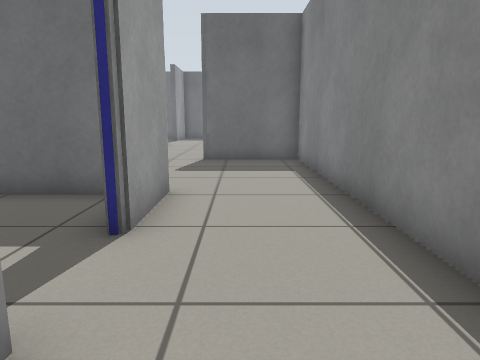
[1] (above)

22 first-person views from a walk through a world built for the Gazebo simulator. The camera is 0.72 m above the floor, tilts 10° down and sees 70° across. The floor is counted in squares, 0.5 m on a side. Each view is taken from the middle of a square. On the plan, view 1 faces up. The plan holds only what a view shows up to about 15 squares ahead; the rest is blank. The robots in the file are not drawn. Some stock models are drawn as simple stand-ins.

[2]
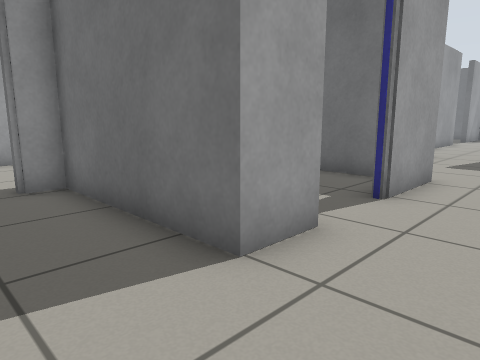

[3]
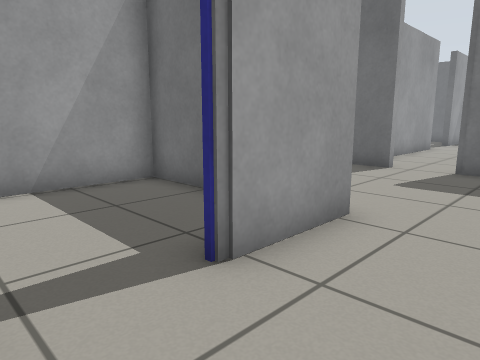

[4]
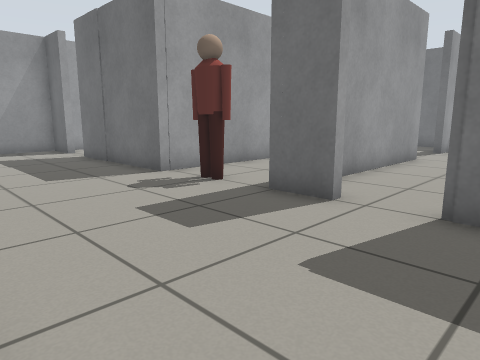

[5]
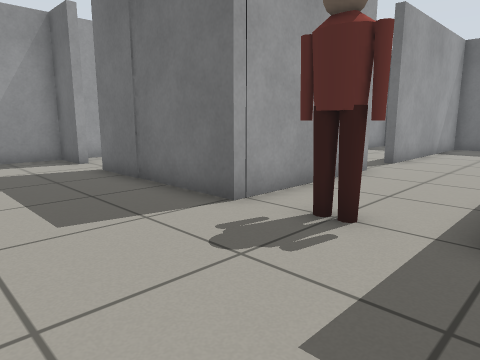

[6]
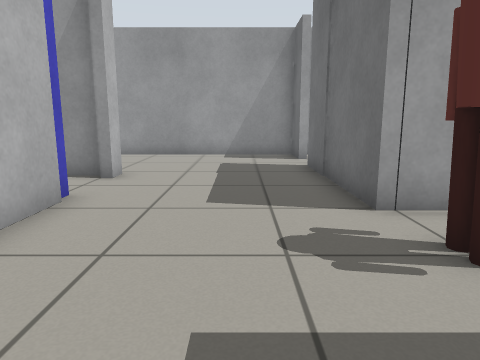

[7]
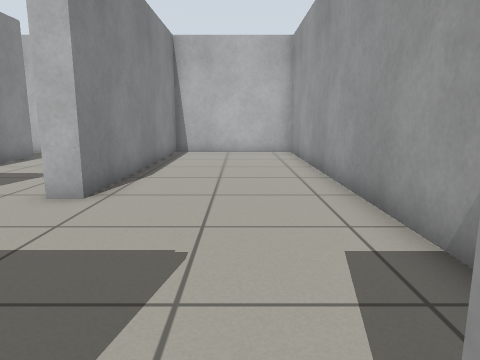

[8]
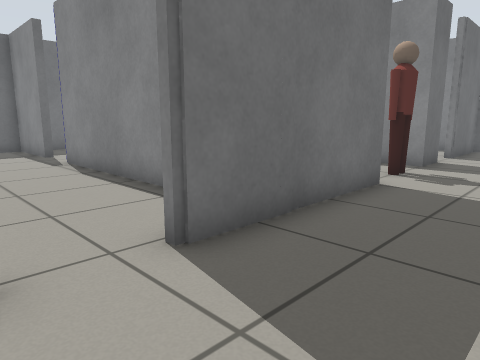

[9]
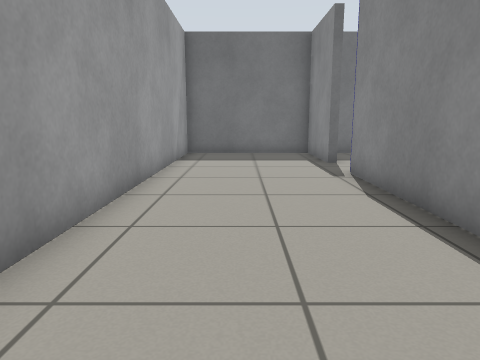

[10]
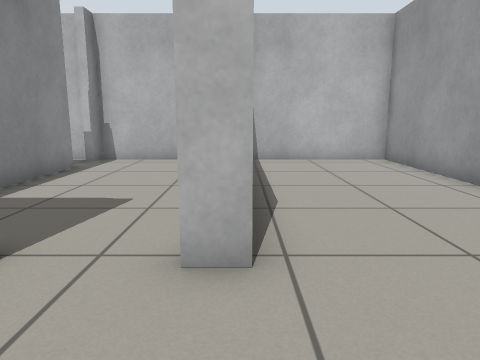

[11]
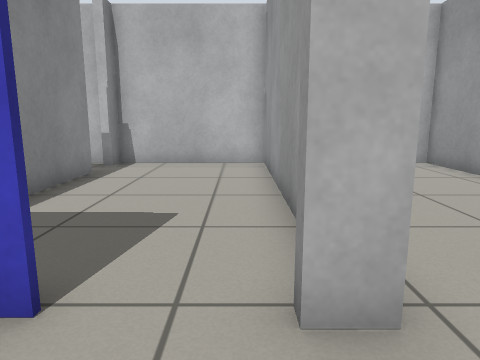

[12]
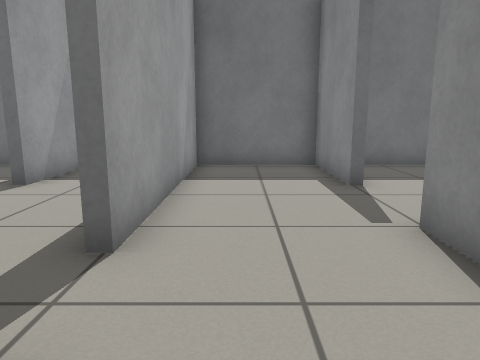

[13]
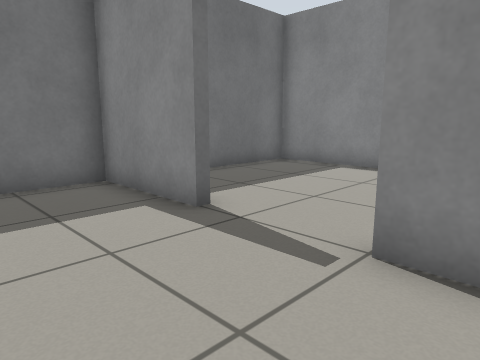

[14]
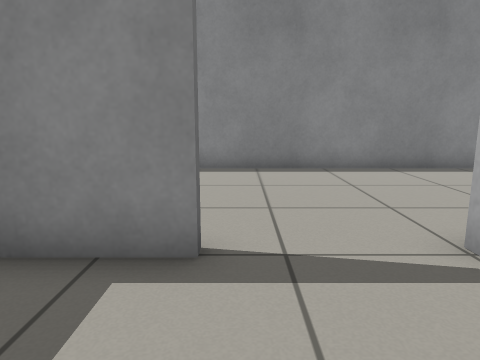

[15]
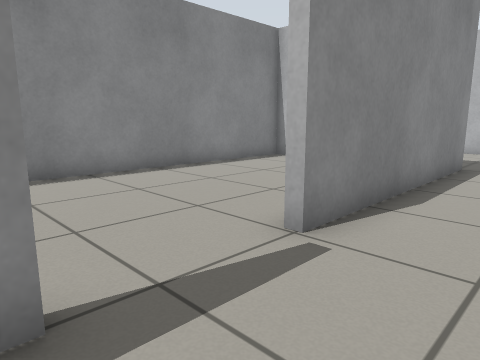

[16]
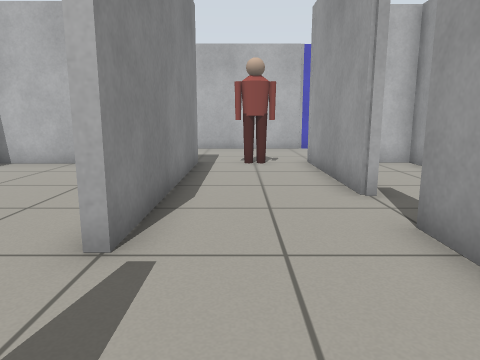

[17]
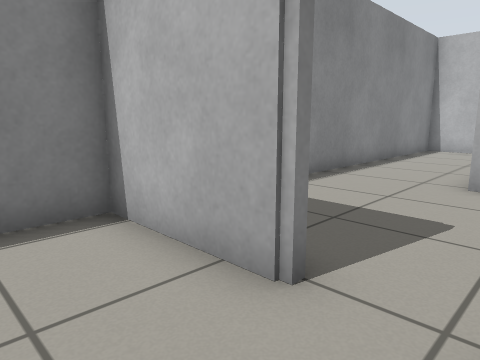

[18]
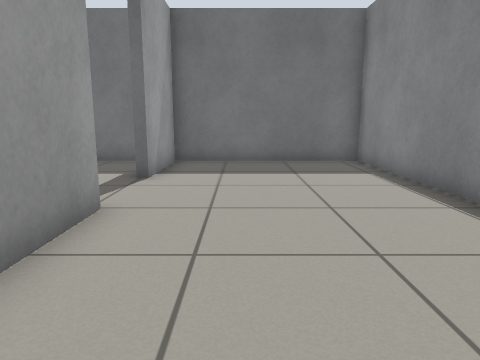

[19]
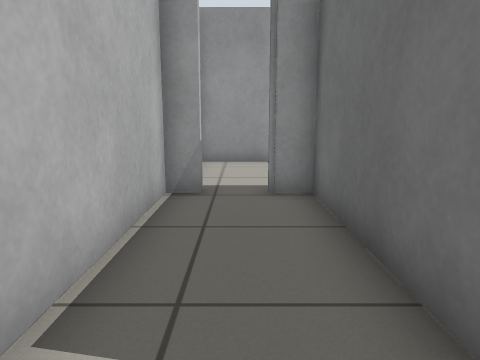

[20]
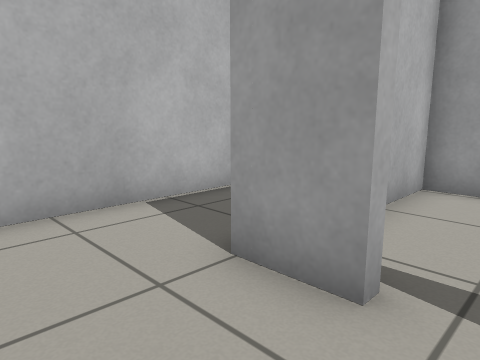

[21]
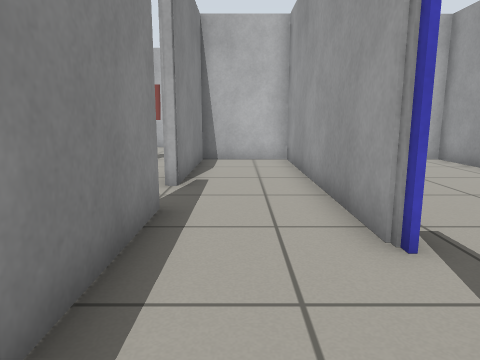

[22]
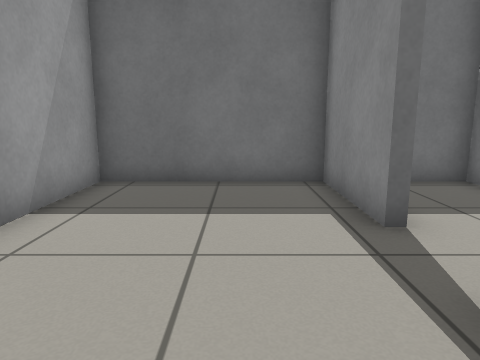

### Floor plan
Points are (right, up) in squares from view 1. A wall is a line through its corners. A room is listed if a view was taken in it or the views show most of it. See-through windows are left out.
Room 1 (views 1, 2, 19)
walls: (-1.4, 2) (-1.4, 0.4) (-6.6, 0.4); (2.1, -2) (2.1, 1.5); (-6.6, -1.8) (-6.6, -2.5) (1.6, -2.5)
ways out: opening at (0, 0.5) to room 2; opening at (-7, -1) to room 6
Room 2 (views 3, 4, 6, 20)
walls: (-1.4, 6.9) (-1.4, 4.1); (2.1, 1.5) (2.1, 12.4) (-1.4, 12.4)
ways out: opening at (0, 0.5) to room 1; opening at (-4.5, 9.5) to room 3; opening at (-2.5, 12) to room 8; opening at (-2, 3) to room 10
Room 3 (views 5, 12, 13)
walls: (-3, 12.4) (-4.6, 12.4) (-4.6, 20.5); (-8.3, 17.6) (-8.3, 12.2); (-9, 6.8) (-7.2, 6.8); (-4, 6.8) (-3.4, 6.8); (-8.3, 20.5) (-8.3, 19.5)
ways out: opening at (-4.5, 9.5) to room 2; opening at (-9, 9.5) to room 6; opening at (-7, 20) to room 7; opening at (-9, 18.5) to room 11
objects: person (-7, 12) to (-6, 13)
Room 4 (views 7, 22)
walls: (-11.7, 23.5) (-12, 23.5) (-12, 26.9) (-17.3, 26.9) (-17.3, 12.5) (-16.7, 12.5); (-12, 15.2) (-12, 21.5)
ways out: opening at (-14.5, 12) to room 5; opening at (-12, 22.5) to room 9
Room 5 (views 8, 9, 10)
walls: (-15.5, 12.2) (-17.3, 12.2) (-17.3, -2.5) (-12, -2.5) (-12, 6.8) (-11.4, 6.8); (-11.5, 12.2) (-13.9, 12.2)
ways out: opening at (-14.5, 12) to room 4; opening at (-12, 9) to room 6
Room 6 (view 11)
walls: (-11.7, 6.4) (-11.7, -2.5) (-6.9, -2.5) (-6.9, -1.8); (-6.9, -0.5) (-6.9, 2.9); (-8.3, 12.2) (-11.5, 12.2)
ways out: opening at (-7, -1) to room 1; opening at (-9, 9.5) to room 3; opening at (-12, 9) to room 5
Room 7 (views 14, 15, 16)
walls: (-4.6, 23.4) (-4.6, 26.9) (-8.3, 26.9) (-8.3, 20.5)
ways out: opening at (-7, 20) to room 3; opening at (-5, 22) to room 8
Room 8 (views 17, 18)
walls: (-4.3, 20.5) (-4.3, 14.9); (-1.4, 12.7) (2.1, 12.7) (2.1, 26.9) (-4.3, 26.9) (-4.3, 23.4)
ways out: opening at (-2.5, 12) to room 2; opening at (-5, 22) to room 7
Room 9 (view 21)
walls: (-11.7, 26) (-11.7, 23.5); (-8.7, 21.4) (-8.7, 23.4); (-8.7, 26.9) (-10.7, 26.9)
ways out: opening at (-12, 22.5) to room 4; opening at (-10.5, 20.5) to room 11
Room 10 (no view inside)
walls: (-6.6, 1.8) (-6.6, 0.7) (-4.8, 0.7); (-2.6, 6.5) (-6.6, 6.5) (-6.6, 3.2)
ways out: opening at (-2, 3) to room 2
Room 11 (no view inside)
walls: (-8.7, 19.5) (-8.7, 21.4); (-11.7, 21.5) (-11.7, 12.5) (-8.7, 12.5) (-8.7, 17.6)
ways out: opening at (-9, 18.5) to room 3; opening at (-10.5, 20.5) to room 9

Where each view was taken, in squares from view 1:
view 1: 0 up, 0 right, facing up
view 2: 2 down, 1 right, facing up-left
view 3: 2 up, 1 right, facing up-left
view 4: 7 up, 0 right, facing up-left
view 5: 8 up, 4 left, facing up-left
view 6: 10 up, 3 left, facing left
view 7: 13 up, 15 left, facing down
view 8: 9 up, 16 left, facing up-right
view 9: 12 up, 15 left, facing up
view 10: 10 up, 12 left, facing down
view 11: 9 up, 11 left, facing down
view 12: 16 up, 7 left, facing up
view 13: 19 up, 8 left, facing up-right
view 14: 23 up, 8 left, facing right
view 15: 24 up, 7 left, facing down-right
view 16: 24 up, 6 left, facing down
view 17: 15 up, 3 left, facing down-right
view 18: 15 up, 2 left, facing up
view 19: 1 down, 0 right, facing left
view 20: 3 up, 1 right, facing down-left
view 21: 25 up, 10 left, facing down
view 22: 19 up, 14 left, facing up
